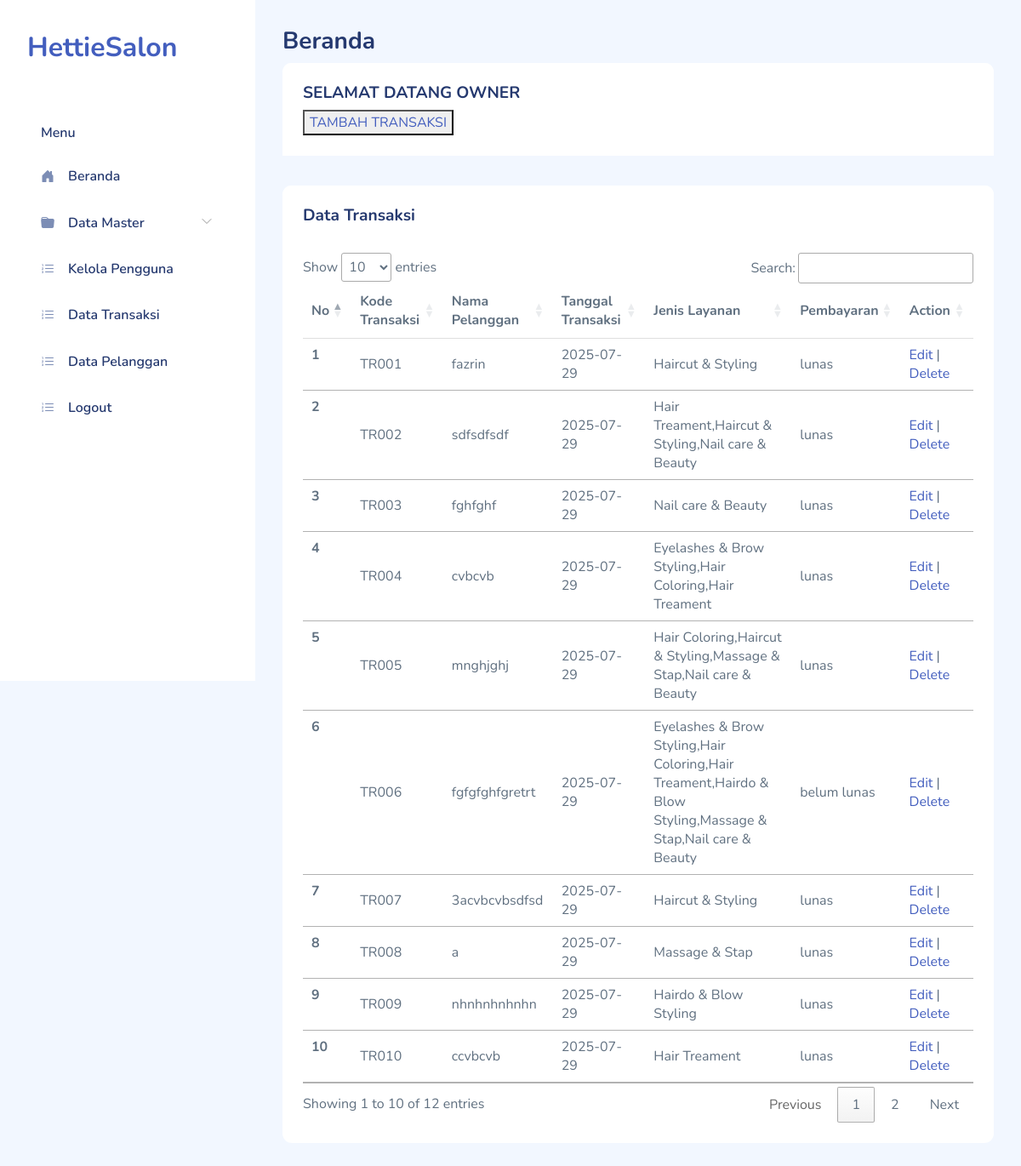
The app's page /data_transaksi.php (signed in) with its own data.
### tables this page shows
CREATE TABLE `transaksi` (
  `id_transaksi` int(11) NOT NULL,
  `id_pelanggan` int(11) NOT NULL,
  `tanggal_transaksi` date NOT NULL,
  `pembayaran` enum('lunas','belum lunas') NOT NULL,
  `jenis_layanan` varchar(255) NOT NULL,
  `kode_transaksi` varchar(12) NOT NULL
);

CREATE TABLE `pelanggan` (
  `id_pelanggan` int(11) NOT NULL,
  `nama` varchar(255) NOT NULL,
  `no_telp` varchar(255) NOT NULL,
  `tanggal_lahir` date NOT NULL,
  `jenis_layanan` varchar(255) NOT NULL
);

### data/data_transaksi.php (the view, shortened to what this page needs)
<?php
require __DIR__ . '/../include/conn.php';
$search_term = isset($_GET['search']) ? $_GET['search'] : '';
$query = "
    SELECT t.kode_transaksi, t.id_transaksi, t.tanggal_transaksi, t.pembayaran, p.nama,
           GROUP_CONCAT(l.jenis_layanan ORDER BY l.jenis_layanan ASC) AS jenis_layanan
    FROM transaksi t
    LEFT JOIN pelanggan p ON t.id_pelanggan = p.id_pelanggan
    LEFT JOIN layanan l ON FIND_IN_SET(l.jenis_layanan, t.jenis_layanan)
    WHERE t.kode_transaksi LIKE ? OR p.nama LIKE ? OR t.tanggal_transaksi LIKE ?
    GROUP BY t.id_transaksi
";
$stmt = $db->prepare($query);
$search_param = '%' . $search_term . '%';
$stmt->bind_param("sss", $search_param, $search_param, $search_param);
$stmt->execute();
$result = $stmt->get_result();
?>
<section class="row">
    <div class="col-12">
        <div class="card">
            <div class="card-header">
                <h4>Data Transaksi</h4>
            </div>
            <div class="card-body">
                <table id="transactionsTable" class="table">
                    <thead>
                        <tr>
                            <th scope="col">No</th>
                            <th scope="col">Kode Transaksi</th>
                            <th scope="col">Nama Pelanggan</th>
                            <th scope="col">Tanggal Transaksi</th>
                            <th scope="col">Jenis Layanan</th>
                            <th scope="col">Pembayaran</th>
                            <th scope="col">Action</th>
                        </tr>
                    </thead>
                    <tbody>
                        <?php
                        $row_number = 1;
                        while ($row = $result->fetch_assoc()) {
                            echo "<tr>
                                    <th scope='row'>{$row_number}</th>
                                    <td>{$row['kode_transaksi']}</td>
                                    <td>{$row['nama']}</td>
                                    <td>{$row['tanggal_transaksi']}</td>
                                    <td>{$row['jenis_layanan']}</td>
                                    <td>{$row['pembayaran']}</td>
                                    <td><a href='edit_transaksi.php?id={$row['id_transaksi']}'>Edit</a> | <a href='delete_transaksi.php?id={$row['id_transaksi']}'>Delete</a></td>
                                  </tr>";
                            $row_number++;
                        }
                        ?>
                    </tbody>
                </table>
            </div>
        </div>
    </div>
</section>

### assets/css/app.css (style rules this page uses)
.card { margin-bottom:2.2rem;border:none }
.card .card-header { border:none }
.card .card-header h4 { font-size:1.2rem;font-weight:700 }
.card .card-header~.card-body { padding-top:0 }
.card .card-body { padding:1.5rem }
.dataTable-table td,.dataTable-table thead th,.table td,.table thead th { vertical-align:middle }
.dataTable-table:not(.table-borderless) thead th,.table:not(.table-borderless) thead th { border-bottom:1px solid #dedede!important }
a { text-decoration:none }

### records on screen
transaksi: kode_transaksi "TR001", id_pelanggan.nama "fazrin", tanggal_transaksi "2025-07-29", jenis_layanan "Haircut & Styling", pembayaran "lunas"
transaksi: kode_transaksi "TR002", id_pelanggan.nama "sdfsdfsdf", tanggal_transaksi "2025-07-29", jenis_layanan "Hair Treament,Haircut & Styling,Nail care & Beauty", pembayaran "lunas"
transaksi: kode_transaksi "TR003", id_pelanggan.nama "fghfghf", tanggal_transaksi "2025-07-29", jenis_layanan "Nail care & Beauty", pembayaran "lunas"
transaksi: kode_transaksi "TR004", id_pelanggan.nama "cvbcvb", tanggal_transaksi "2025-07-29", jenis_layanan "Eyelashes & Brow Styling,Hair Coloring,Hair Treament", pembayaran "lunas"
transaksi: kode_transaksi "TR005", id_pelanggan.nama "mnghjghj", tanggal_transaksi "2025-07-29", jenis_layanan "Hair Coloring,Haircut & Styling,Massage & Stap,Nail care & Beauty", pembayaran "lunas"
transaksi: kode_transaksi "TR006", id_pelanggan.nama "fgfgfghfgretrt", tanggal_transaksi "2025-07-29", jenis_layanan "Eyelashes & Brow Styling,Hair Coloring,Hair Treament,Hairdo & Blow Styling,Massage & Stap,Nail care & Beauty", pembayaran "belum lunas"
transaksi: kode_transaksi "TR007", id_pelanggan.nama "3acvbcvbsdfsd", tanggal_transaksi "2025-07-29", jenis_layanan "Haircut & Styling", pembayaran "lunas"
transaksi: kode_transaksi "TR008", id_pelanggan.nama "a", tanggal_transaksi "2025-07-29", jenis_layanan "Massage & Stap", pembayaran "lunas"
transaksi: kode_transaksi "TR009", id_pelanggan.nama "nhnhnhnhnhn", tanggal_transaksi "2025-07-29", jenis_layanan "Hairdo & Blow Styling", pembayaran "lunas"
transaksi: kode_transaksi "TR010", id_pelanggan.nama "ccvbcvb", tanggal_transaksi "2025-07-29", jenis_layanan "Hair Treament", pembayaran "lunas"

### other values on screen
$_SESSION['jabatan'] "OWNER"
